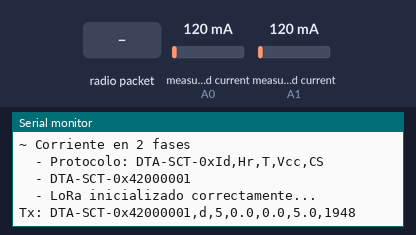
Recording of a sketch running on a simulated Arduino Leonardo, built with avr-gcc and run on an emulated ATmega32U4. On the bench: the last lines printed to the serial monitor. Inputs (shaded band) come from the test bench; at power-on: measured current (sensors on A0, A1) 120 mA. Random numbers use the default seed unless the sketch sets one; no radio packets arrive unless stated.

Above: at 1.9 s.
2.0 s: radio packet "0" arrives
At 2.9 s:
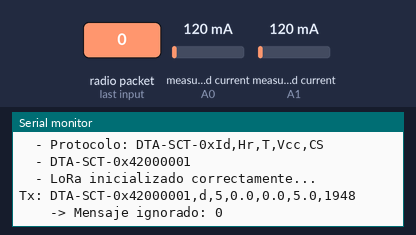
3.5 s: radio packet "5" arrives
At 4.3 s:
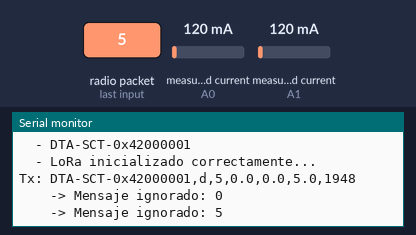

Measured:
- after the input at 2.0 s, the serial monitor: prints a new line at once (image 1)
- after the input at 3.5 s, the serial monitor: prints a new line at once (image 2)

The sketch:

DTA_LoRa_SCT_v1.ino
```cpp
#include <LowPower.h>
#include <avr/wdt.h>

#include "configuracion.h"
#include "miscelaneas.h"
#include "sensorSCT.h"
#include "lora.h"

#pragma region Programa Principal

void setup() {
  Serial.begin(250000);
  while (!Serial) delay(10);               // Pausar Arduino Zero, Leonardo, etc. hasta que se active el puerto serie
  Serial.println(F("\n\nSensor de Irms doble fase \n[v1.20260826]"));
  Serial.println(F("~ Corriente en 2 fases"));
  Serial.println(F("  - Protocolo: DTA-SCT-0xId,Hr,T,Vcc,CS"));
  setupSensors();
  initLoRa();
  Serial.println();
  nextWake = millis() + interval + random(-jitter, jitter);
  wdt_enable(WDTO_8S);
}

void loop() {
  i_actual[0] = getIrms(0);
  i_actual[1] = getIrms(1);
  sendData();
  lowPower();
}

void setupSensors() {
  String id = setupSCT();
  id.toUpperCase();
  NODE_ID += id;
  Serial.println("  - " + NODE_ID);
}

void sendData() {
  static byte counter = 0;
  static float i_anterior[2] = {NAN, NAN};
  bool transmitir = false;
  if (!isnan(i_anterior[0]) && fabs(i_actual[0] - i_anterior[0]) >= 0.5) {
    transmitir = true;                                            // variación normal fuera de zona crítica
  }
  if (!isnan(i_anterior[1]) && fabs(i_actual[1] - i_anterior[1]) >= 0.5) {
    transmitir = true;                                            // variación normal fuera de zona crítica
  }
  if (transmitir || counter == 0) {
    int intentos = 10;
    do {
      wdt_reset();
      txData(createDataStr());
      delay(500 +  random(50, 101));
    } while (!receivedConfirmation() && intentos--);
  }
  i_anterior[0] = i_actual[0];
  i_anterior[1] = i_actual[1];
  counter = counter < HEARTBEAT * 12 ? counter + 1 : 0;
}

String createDataStr() {
  String dataStr = NODE_ID;
  dataStr += comma; dataStr += DATA_TYPE;
  dataStr += comma; dataStr += TTL;
  dataStr += comma; dataStr += String(i_actual[0], 1);
  dataStr += comma; dataStr += String(i_actual[1], 1);
  dataStr += comma; dataStr += String(getVcc(), 1);
  dataStr += comma; dataStr += String(calculateSum(dataStr));
  return dataStr;
}

void lowPower() {
  wdt_reset();
  Serial.flush();                               // Espera a que se envíe todo
  int cycles = (TIMER + random(-1, 2)) * 7.5;   // número de ciclos de 8s
  for (int i = 0; i < cycles; i++) {
    LowPower.powerDown(SLEEP_8S, ADC_OFF, BOD_OFF);
    wdt_reset();
  }
}

#pragma endregion Programa Principal
```

lora.h
```cpp
#pragma region LoRaWAN

#include <LoRa.h>

#define FREQUENCY 915E6                   // 433E6 or 915E6*, the MHz frequency of module

void initLoRa() {
  if (!LoRa.begin(FREQUENCY)) while (10);
  LoRa.setTxPower(20);                    // Ajusta la potencia de transmisión a 16 dBm
  LoRa.setSignalBandwidth(125E3);         // Ancho de banda de 125 kHz
  LoRa.setSpreadingFactor(9);             // Factor de propagación de 9
  LoRa.setCodingRate4(5);                 // Tasa de codificación 4/5
  LoRa.sleep();
  Serial.println(F("  - LoRa inicializado correctamente..."));
}

void txData(String dataStr) {
  LoRa.idle();
  Serial.print(F("Tx: ")); Serial.println(dataStr);
  LoRa.beginPacket();
  LoRa.print(dataStr);
  LoRa.endPacket();
  delay(100);
  LoRa.sleep();
}

bool checkDataIntegrity(String data) {
  int idx = data.lastIndexOf(comma) + 1;
  int dataCheckSum = (data.substring(idx)).toInt();
  data = data.substring(0, idx);
  int calculatedCheckSum = calculateSum(data);
  return dataCheckSum == calculatedCheckSum;
}

int getTxFrequency(String data) {
  int start = data.indexOf(F(",a,")) + 3;             // Quitar el header
  int inter = data.indexOf(comma, start) + 1;         // Buscar la siguiente coma "TTL"
  int end = data.indexOf(comma, inter);               // Buscar la siguiente coma "Frec"
  return data.substring(inter, end).toInt();          // Extraer y convertir la frecuencia
}

bool receivedConfirmation() {
  unsigned long startTime = millis();
  while (millis() - startTime < 30000) {              // Timeout 15 segundos
    int packetSize = LoRa.parsePacket();
    if (packetSize) {
      String data = "";
      while (LoRa.available()) {
        data += (char)LoRa.read();
        wdt_reset();
      }
      String header = NODE_ID; header += comma; header += F("a"); header += comma;
      if (data.startsWith(header) && checkDataIntegrity(data)) {
        // TIMER = getTxFrequency(data);
        Serial.print(F("    -> Confirmación recibida [")); Serial.print(TIMER); Serial.println(F("min]"));
        return true;
      } else {
        Serial.print(F("    -> Mensaje ignorado: ")); Serial.println(data);
      }
    }
    LowPower.idle(SLEEP_30MS, ADC_OFF, TIMER2_ON, TIMER1_ON, TIMER0_ON, SPI_ON, USART0_ON, TWI_ON);
    wdt_reset();
  }
  Serial.println(F("    -> Tiempo de espera agotado"));
  return false;
}

#pragma endregion LoRaWAN
```

miscelaneas.h
```cpp
#pragma region Miscelaneas

int calculateSum(String str) {
  int sum = 0;
  for (int i = 0; i < str.length(); i++) sum += str[i];
  return sum;
}

float getVcc() {
  ADMUX = _BV(REFS0) | _BV(MUX3) | _BV(MUX2) | _BV(MUX1);
  delay(2);
  ADCSRA |= _BV(ADSC);
  while (bit_is_set(ADCSRA, ADSC));

  long result = ADCL;
  result |= ADCH << 8;
  result = 1126400L / result;             // Back-calculate AVcc in mV
  return result / 1000.0;
}

#pragma endregion Miscelaneas
```

sensorSCT.h
```cpp
#pragma region Sensor SCT013

#include <EmonLib.h>

EnergyMonitor emon[2];
String idSCT = "42000001";

String setupSCT() {
  emon[0].current(A0, 50.0);
  emon[1].current(A1, 50.0);
  return idSCT;
}

float getIrms(uint8_t sensorIndex) {
  if (sensorIndex > 1) return NAN;
  float val = emon[sensorIndex].calcIrms(1480);
  return val > 1 ? val : 0;
}

#pragma endregion Sensor SCT013
```

configuracion.h
```cpp
#pragma region Variables

String NODE_ID_BASE = "DTA-SCT-0x"; // Identificador del nodo DTA-0x
String NODE_ID = NODE_ID_BASE;
#define TTL 5
#define DATA_TYPE F("d")
#define comma F(",")
#define noSensor F("0")
#define activeHeater false
#define TEST false
#define HEARTBEAT 3                             // Tiempo en horas para indicar que sigue operativo
int TIMER = 5;                                  // Tiempo de espera en minutos
String sensorType;                              // Tipo de sensor SHT | DS
bool calentado = false;
float i_actual[0];

#define Tmin 0.0                                // Umbral inferior (ejemplo)
#define Tmax 3.0                                // Umbral superior (ejemplo)
unsigned long nextWake = 0;
unsigned long interval = 30UL * 60UL * 1000UL;  // 30 min en ms
const unsigned long jitter = 30UL * 1000UL;     // ±30 s en ms
#pragma endregion Variables
```
